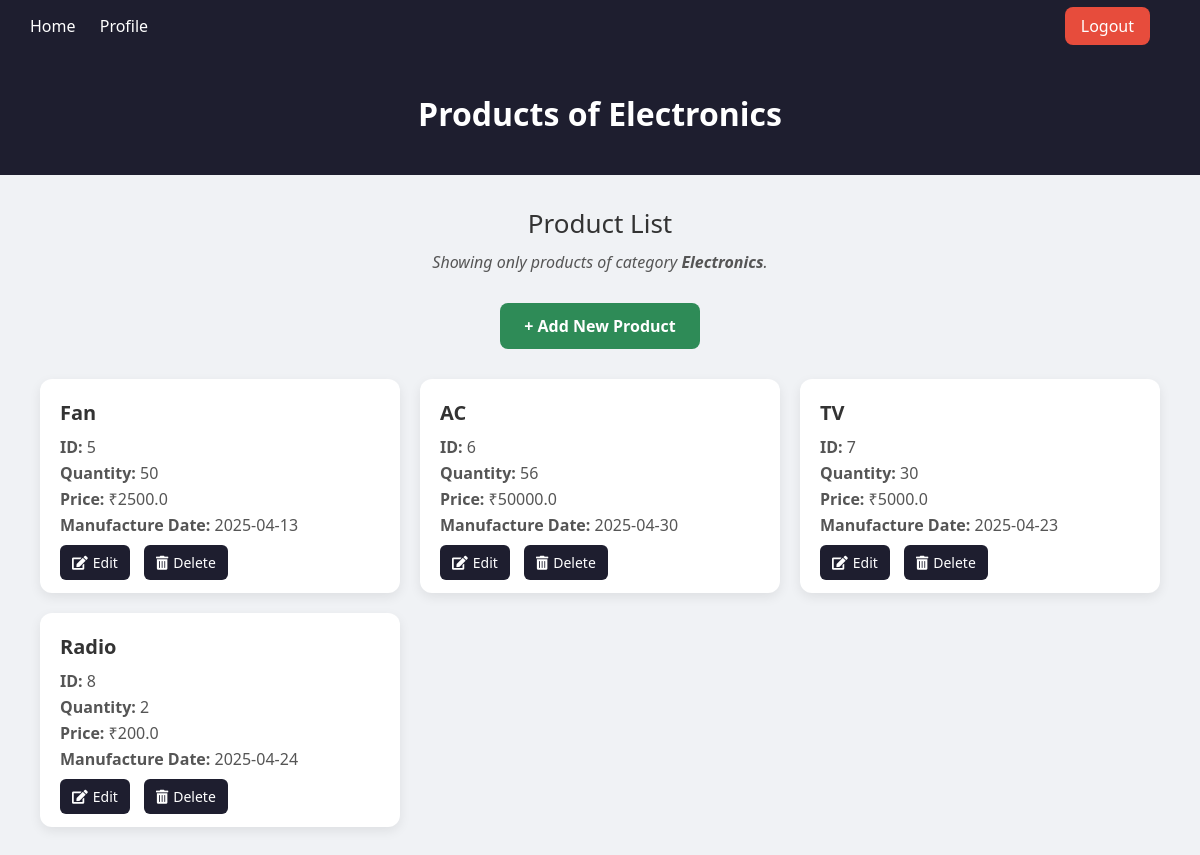
The page /category/3/open (signed in) on the database its author committed.
### main.py (models this page shows)
class Category(db.Model):
    category_id = db.Column(db.Integer, primary_key=True)
    category_name = db.Column(db.String(70), nullable=False)
    products = db.relationship('Product', backref='category')

class Product(db.Model):
    product_id = db.Column(db.Integer, primary_key=True)
    product_name = db.Column(db.String(50), nullable=False)
    category_id = db.Column(db.Integer, db.ForeignKey('category.category_id'), nullable=False)
    quantity = db.Column(db.Integer(), nullable=False)
    price = db.Column(db.Float, nullable=False)
    manufacture_date = db.Column(db.Date,nullable=False)

### main.py (the view)
@app.route('/category/<int:category_id>/open',methods=['GET','POST'])
def open_category(category_id):
    if 'user_id' not in session:
        return render_template('not_login.html')
    user = User.query.filter_by(user_id=session['user_id']).first()
    if not user.is_admin:
        return render_template('not_admin.html')
    if request.method=='GET':
        category=Category.query.get(category_id)
        return render_template('show_category_details.html',user=user,category=category)

### templates/show_category_details.html (shortened to what this page needs)
<!DOCTYPE html>
<html lang="en">
<head>
  <link rel="stylesheet" href="https://cdnjs.cloudflare.com/ajax/libs/font-awesome/5.15.3/css/all.min.css"/>
</head>
<body>
  <div class="navbar">
    <div class="nav-left">
      <a href="/">Home</a>
      <a href="/profile">Profile</a>
    </div>
    <div class="nav-right">
      <a href="/logout" class="logout-link">Logout</a>
    </div>
  </div>
  <div class="page-header">
    <h1>Products of {{category.category_name}}</h1>
  </div>
  <div class="page-title">Product List</div>
  <div class="category-info">
    <p><em>Showing only products of category <strong>{{category.category_name}}</strong>.</em></p>
  </div>
  <a href="/category/{{category.category_id}}/add-product" class="add-button">+ Add New Product</a>
  <div class="product-grid">
    {% for product in category.products %}
    <div class="product-card">
      <h3>{{ product.product_name }}</h3>
      <p><strong>ID:</strong> {{ product.product_id }}</p>
      <p><strong>Quantity:</strong> {{ product.quantity }}</p>
      <p><strong>Price:</strong> ₹{{ product.price }}</p>
      <p><strong>Manufacture Date:</strong> {{ product.manufacture_date }}</p>
      <div class="actions">
        <a href="/product/{{product.product_id}}/edit"><i class="fas fa-edit"></i>Edit</a>
        <a href="/product/{{product.product_id}}/delete"><i class="fas fa-trash-alt"></i>Delete</a>
      </div>
    </div>
    {% endfor %}
  </div>
</body>
</html>

### templates/show_category_details.html (style rules this page uses)
* { margin: 0; padding: 0; box-sizing: border-box; }
body { font-family: 'Segoe UI', Tahoma, Geneva, Verdana, sans-serif; background-color: #f0f2f5; }
.navbar { background-color: #1e1e2f; display: flex; justify-content: space-between; padding: 15px 30px; align-items: center; }
.navbar a { color: #fff; margin-right: 20px; text-decoration: none; font-weight: 500; }
.logout-link { background-color: #e74c3c; padding: 8px 16px; border-radius: 8px; font-weight: bold; }
.page-header { background-color: #1e1e2f; color: #fff; text-align: center; padding: 40px 20px; }
.page-title { font-size: 26px; text-align: center; margin: 30px 0 10px; color: #333; }
.category-info { text-align: center; color: #555; margin-bottom: 30px; }
.add-button { display: block; width: fit-content; margin: 0 auto 30px auto; background-color: #2e8b57; color: white; padding: 12px 24px; border-radius: 8px; font-weight: bold; text-decoration: none; transition: background-color 0.3s ease; }
.product-grid { display: grid; grid-template-columns: repeat(auto-fit, minmax(280px, 1fr)); gap: 20px; padding: 0 40px 60px; }
.product-card { background-color: white; border-radius: 12px; padding: 20px; box-shadow: 0 4px 12px rgba(0, 0, 0, 0.08); transition: transform 0.2s; }
.product-card h3 { font-size: 20px; margin-bottom: 10px; color: #333; }
.product-card p { color: #555; margin: 4px 0; }
.actions { margin-top: 15px; }
.actions a { text-decoration: none; padding: 8px 12px; background-color: #1e1e2f; color: white; border-radius: 6px; margin-right: 10px; font-size: 14px; transition: background-color 0.3s; }
.actions i { margin-right: 5px; }

### rows shown on the page
Category: category_name "Electronics"
Product: product_name "Fan", product_id "5", quantity "50", price "2500.0", manufacture_date "2025-04-13"
Product: product_name "AC", product_id "6", quantity "56", price "50000.0", manufacture_date "2025-04-30"
Product: product_name "TV", product_id "7", quantity "30", price "5000.0", manufacture_date "2025-04-23"
Product: product_name "Radio", product_id "8", quantity "2", price "200.0", manufacture_date "2025-04-24"
